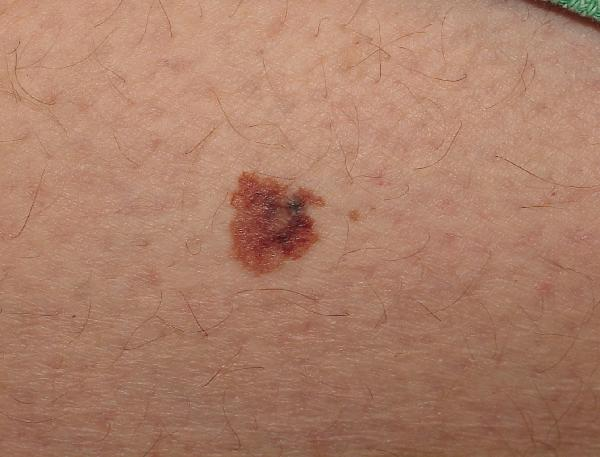
#> input picture melanoma/img/sample.jpg, 600 x 457 px
$ python -i color_homogeneity.py   (imports and definitions only)   (older library calls are emulated)
#> lines starting #> are read from the running program, lines starting #| are printed output that depends on the picture; after the words box and inside, x2 and y2 are one past the last pixel; in counts of white or black regions, pixels touching at a corner belong together
### melanoma/feature_extraction/binarize.py
import scipy
from scipy import ndimage

def binarize(img, show = False):

    #Binarize the image
    for idx1 in range(img.shape[0]):
        for idx2 in range(img.shape[1]):
            if img[idx1][idx2] > 0.9:
                img[idx1][idx2] = False
            else:
                img[idx1][idx2] = True

    img = ndimage.binary_fill_holes(img)

    return img

### melanoma/feature_extraction/color_variation.py
import numpy as np

def get_RGB(img):
    r_lesion = []
    g_lesion = []
    b_lesion = []

    r_skin = []
    g_skin = []
    b_skin = []

    for i in range(img.shape[0]):
        for j in range(img.shape[1]):
            if np.array_equal(img[i][j], np.asarray([255,255,255])):
                r_lesion.append(img[i][j][0])
                g_lesion.append(img[i][j][1])
                b_lesion.append(img[i][j][2])
            else:
                r_skin.append(img[i][j][0])
                g_skin.append(img[i][j][1])
                b_skin.append(img[i][j][2])

    return r_lesion, g_lesion, b_lesion, r_skin, g_skin, b_skin

### melanoma/feature_extraction/color_homogeneity.py
import skimage
from skimage import color, filter
from skimage.filter import threshold_adaptive, threshold_otsu
from skimage.measure import perimeter, label, regionprops
from binarize import *
from color_variation import *

def get_color_homogeneity(color_img, show = False):

    all_var_r = []
    all_var_g = []
    all_var_b = []

    bw_img = skimage.color.rgb2gray(color_img)
    binarized_img = binarize(bw_img)

    #Find area and perimeter
    label_img = label(binarized_img)
    region = regionprops(label_img)
    area = max([props.area for props in region]) #Want the max because they could be many spaces

    #Call function to compute rgb values
    r_lesion, g_lesion, b_lesion, r_skin, g_skin, b_skin = get_RGB(color_img)

    mean_r_skin = np.mean(r_skin)
    mean_g_skin = np.mean(g_skin)
    mean_b_skin = np.mean(b_skin)

    var_r = 0.
    var_g = 0.
    var_b = 0.

    for i in range(len(r_lesion)):
        var_r += (r_lesion[i] - mean_r_skin)**2
        var_g += (g_lesion[i] - mean_g_skin)**2
        var_b += (b_lesion[i] - mean_b_skin)**2

    var_r /= area
    var_g /= area
    var_b /= area

    all_var_r.append(var_r)
    all_var_g.append(var_g)
    all_var_b.append(var_b)

    if(show):
        ppl.imshow(color_img)
        ppl.show()
    return all_var_r, all_var_g, all_var_b

>>> import cv2
>>> picture = cv2.cvtColor(cv2.imread('../img/sample.jpg'), cv2.COLOR_BGR2RGB)
>>> result = get_color_homogeneity(picture)
#> in get_color_homogeneity, `bw_img = skimage.color.rgb2gray(color_img)`:
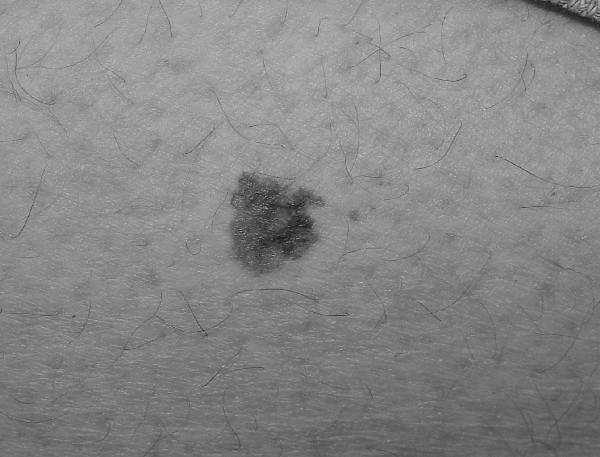
#> bw_img: shape (457, 600) float64; min 0.0542, max 0.78, mean 0.528
#> after the loop in binarize, `for idx1 in range(img.shape[0]):`: img: shape (457, 600) float64; every value is 1
#> in binarize, `img = ndimage.binary_fill_holes(img)`: img: shape (457, 600) bool; every value is 1
#> in get_color_homogeneity, `label_img = label(binarized_img)`: label_img: shape (457, 600) int32; every value is 1
#> in get_color_homogeneity, `region = regionprops(label_img)`: region = 1 regions; box (x1, y1, x2, y2) and area: (0, 0, 600, 457) 274200
#> in get_color_homogeneity, `area = max([props.area for props in region])`: area = 274200
#> after the loop in get_RGB, `for i in range(img.shape[0]):`: b_lesion = []; b_skin = 274200 items; g_lesion = []; g_skin = 274200 items; r_lesion = []; r_skin = 274200 items
#> in get_color_homogeneity, `r_lesion, g_lesion, b_lesion, r_skin, g_skin, b_skin = get_RGB(color_i..`: r_lesion = []; r_skin = 274200 items
#> in get_color_homogeneity, `mean_r_skin = np.mean(r_skin)`: mean_r_skin = 171.8
#> in get_color_homogeneity, `mean_g_skin = np.mean(g_skin)`: mean_g_skin = 126.5
#> in get_color_homogeneity, `mean_b_skin = np.mean(b_skin)`: mean_b_skin = 104.6
#> after the loop in get_color_homogeneity, `for i in range(len(r_lesion)):`: var_b = 0
#> result = ([0], [0], [0])
